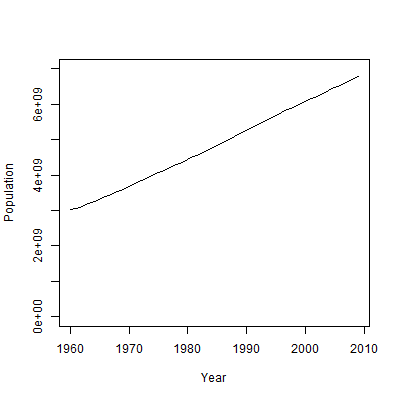

Generate this figure with R:
setwd("C:/Users/wuf2/Documents/GitHub/note-on-visualize-this/ch04-world-population")
population <- read.csv("world-population.csv", sep=",", header=TRUE)

plot(population$Year, population$Population, type="l",
  ylim=c(0, 7000000000), xlab="Year", ylab="Population")
